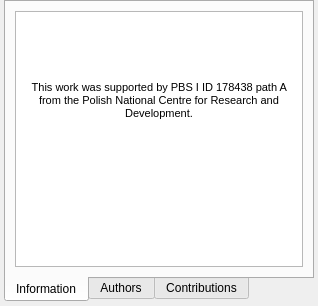
<?xml version="1.0" encoding="UTF-8"?>
<ui version="4.0">
 <class>AboutDialog</class>
 <widget class="QDialog" name="AboutDialog">
  <property name="geometry">
   <rect>
    <x>0</x>
    <y>0</y>
    <width>318</width>
    <height>306</height>
   </rect>
  </property>
  <property name="sizePolicy">
   <sizepolicy hsizetype="Fixed" vsizetype="Fixed">
    <horstretch>0</horstretch>
    <verstretch>0</verstretch>
   </sizepolicy>
  </property>
  <property name="windowTitle">
   <string>About</string>
  </property>
  <property name="modal">
   <bool>true</bool>
  </property>
  <layout class="QVBoxLayout" name="verticalLayout">
   <property name="spacing">
    <number>6</number>
   </property>
   <property name="leftMargin">
    <number>4</number>
   </property>
   <property name="topMargin">
    <number>0</number>
   </property>
   <property name="rightMargin">
    <number>4</number>
   </property>
   <property name="bottomMargin">
    <number>4</number>
   </property>
   <item>
    <widget class="QTabWidget" name="aboutContent">
     <property name="sizePolicy">
      <sizepolicy hsizetype="Preferred" vsizetype="Preferred">
       <horstretch>0</horstretch>
       <verstretch>0</verstretch>
      </sizepolicy>
     </property>
     <property name="minimumSize">
      <size>
       <width>310</width>
       <height>0</height>
      </size>
     </property>
     <property name="maximumSize">
      <size>
       <width>310</width>
       <height>16777215</height>
      </size>
     </property>
     <property name="tabPosition">
      <enum>QTabWidget::South</enum>
     </property>
     <property name="currentIndex">
      <number>0</number>
     </property>
     <widget class="QWidget" name="tab">
      <attribute name="title">
       <string>Information</string>
      </attribute>
      <layout class="QVBoxLayout" name="verticalLayout_4">
       <item>
        <widget class="QTextEdit" name="textEdit">
         <property name="enabled">
          <bool>true</bool>
         </property>
         <property name="readOnly">
          <bool>true</bool>
         </property>
         <property name="html">
          <string>&lt;!DOCTYPE HTML PUBLIC &quot;-//W3C//DTD HTML 4.0//EN&quot; &quot;http://www.w3.org/TR/REC-html40/strict.dtd&quot;&gt;
&lt;html&gt;&lt;head&gt;&lt;meta name=&quot;qrichtext&quot; content=&quot;1&quot; /&gt;&lt;style type=&quot;text/css&quot;&gt;
p, li { white-space: pre-wrap; }
&lt;/style&gt;&lt;/head&gt;&lt;body style=&quot; font-family:'MS Shell Dlg 2'; font-size:8.25pt; font-weight:400; font-style:normal;&quot;&gt;
&lt;p align=&quot;center&quot; style=&quot;-qt-paragraph-type:empty; margin-top:0px; margin-bottom:0px; margin-left:0px; margin-right:0px; -qt-block-indent:0; text-indent:0px;&quot;&gt;&lt;br /&gt;&lt;/p&gt;
&lt;p align=&quot;center&quot; style=&quot;-qt-paragraph-type:empty; margin-top:0px; margin-bottom:0px; margin-left:0px; margin-right:0px; -qt-block-indent:0; text-indent:0px;&quot;&gt;&lt;br /&gt;&lt;/p&gt;
&lt;p align=&quot;center&quot; style=&quot; margin-top:0px; margin-bottom:0px; margin-left:0px; margin-right:0px; -qt-block-indent:0; text-indent:0px;&quot;&gt;&lt;img src=&quot;:/mde/icons/logotypes.png&quot; /&gt;&lt;/p&gt;
&lt;p align=&quot;center&quot; style=&quot;-qt-paragraph-type:empty; margin-top:0px; margin-bottom:0px; margin-left:0px; margin-right:0px; -qt-block-indent:0; text-indent:0px; font-size:8pt;&quot;&gt;&lt;br /&gt;&lt;/p&gt;
&lt;p align=&quot;center&quot; style=&quot;-qt-paragraph-type:empty; margin-top:0px; margin-bottom:0px; margin-left:0px; margin-right:0px; -qt-block-indent:0; text-indent:0px; font-size:8pt;&quot;&gt;&lt;br /&gt;&lt;/p&gt;
&lt;p align=&quot;center&quot; style=&quot; margin-top:0px; margin-bottom:0px; margin-left:0px; margin-right:0px; -qt-block-indent:0; text-indent:0px;&quot;&gt;&lt;span style=&quot; font-size:8pt;&quot;&gt;This work was supported by PBS I ID 178438 path A from the Polish National Centre for Research and Development.&lt;/span&gt;&lt;/p&gt;&lt;/body&gt;&lt;/html&gt;</string>
         </property>
        </widget>
       </item>
      </layout>
     </widget>
     <widget class="QWidget" name="authors">
      <attribute name="title">
       <string>Authors</string>
      </attribute>
      <layout class="QVBoxLayout" name="verticalLayout_2">
       <property name="spacing">
        <number>0</number>
       </property>
       <property name="leftMargin">
        <number>0</number>
       </property>
       <property name="topMargin">
        <number>0</number>
       </property>
       <property name="rightMargin">
        <number>0</number>
       </property>
       <property name="bottomMargin">
        <number>0</number>
       </property>
       <item>
        <widget class="QTextBrowser" name="authorsBrowser">
         <property name="minimumSize">
          <size>
           <width>0</width>
           <height>0</height>
          </size>
         </property>
         <property name="maximumSize">
          <size>
           <width>16777215</width>
           <height>16777215</height>
          </size>
         </property>
         <property name="frameShape">
          <enum>QFrame::NoFrame</enum>
         </property>
         <property name="html">
          <string>&lt;!DOCTYPE HTML PUBLIC &quot;-//W3C//DTD HTML 4.0//EN&quot; &quot;http://www.w3.org/TR/REC-html40/strict.dtd&quot;&gt;
&lt;html&gt;&lt;head&gt;&lt;meta name=&quot;qrichtext&quot; content=&quot;1&quot; /&gt;&lt;style type=&quot;text/css&quot;&gt;
p, li { white-space: pre-wrap; }
&lt;/style&gt;&lt;/head&gt;&lt;body style=&quot; font-family:'MS Shell Dlg 2'; font-size:8.25pt; font-weight:400; font-style:normal;&quot;&gt;
&lt;ul style=&quot;margin-top: 0px; margin-bottom: 0px; margin-left: 0px; margin-right: 0px; -qt-list-indent: 1;&quot;&gt;&lt;li style=&quot; font-size:8pt;&quot; style=&quot; margin-top:12px; margin-bottom:0px; margin-left:0px; margin-right:0px; -qt-block-indent:0; text-indent:0px;&quot;&gt;&lt;span style=&quot; font-weight:600;&quot;&gt;Project manager&lt;/span&gt;&lt;/li&gt;
&lt;ul type=&quot;circle&quot; style=&quot;margin-top: 0px; margin-bottom: 0px; margin-left: 0px; margin-right: 0px; -qt-list-indent: 2;&quot;&gt;&lt;li style=&quot; font-size:8pt;&quot; style=&quot; margin-top:0px; margin-bottom:0px; margin-left:0px; margin-right:0px; -qt-block-indent:0; text-indent:0px;&quot;&gt;Konrad Wojciechowski&lt;/li&gt;&lt;/ul&gt;
&lt;li style=&quot; font-size:8pt;&quot; style=&quot; margin-top:0px; margin-bottom:0px; margin-left:0px; margin-right:0px; -qt-block-indent:0; text-indent:0px;&quot;&gt;&lt;span style=&quot; font-weight:600;&quot;&gt;Technical manager&lt;/span&gt;&lt;/li&gt;
&lt;ul type=&quot;circle&quot; style=&quot;margin-top: 0px; margin-bottom: 0px; margin-left: 0px; margin-right: 0px; -qt-list-indent: 2;&quot;&gt;&lt;li style=&quot; font-size:8pt;&quot; style=&quot; margin-top:0px; margin-bottom:0px; margin-left:0px; margin-right:0px; -qt-block-indent:0; text-indent:0px;&quot;&gt;Marek Kulbacki&lt;/li&gt;&lt;/ul&gt;
&lt;li style=&quot; font-size:8pt;&quot; style=&quot; margin-top:0px; margin-bottom:0px; margin-left:0px; margin-right:0px; -qt-block-indent:0; text-indent:0px;&quot;&gt;&lt;span style=&quot; font-weight:600;&quot;&gt;Software&lt;/span&gt;&lt;/li&gt;
&lt;ul type=&quot;circle&quot; style=&quot;margin-top: 0px; margin-bottom: 0px; margin-left: 0px; margin-right: 0px; -qt-list-indent: 2;&quot;&gt;&lt;li style=&quot; font-size:8pt;&quot; style=&quot; margin-top:0px; margin-bottom:0px; margin-left:0px; margin-right:0px; -qt-block-indent:0; text-indent:0px;&quot;&gt;Mateusz Janiak&lt;/li&gt;
&lt;li style=&quot; font-size:8pt;&quot; style=&quot; margin-top:0px; margin-bottom:0px; margin-left:0px; margin-right:0px; -qt-block-indent:0; text-indent:0px;&quot;&gt;Wojciech Knieć&lt;/li&gt;
&lt;li style=&quot; font-size:8pt;&quot; style=&quot; margin-top:0px; margin-bottom:0px; margin-left:0px; margin-right:0px; -qt-block-indent:0; text-indent:0px;&quot;&gt;Kamil Wereszczyński&lt;/li&gt;
&lt;li style=&quot; font-size:8pt;&quot; style=&quot; margin-top:0px; margin-bottom:0px; margin-left:0px; margin-right:0px; -qt-block-indent:0; text-indent:0px;&quot;&gt;Piotr Gwiazdowski&lt;/li&gt;
&lt;li style=&quot; font-size:8pt;&quot; style=&quot; margin-top:0px; margin-bottom:0px; margin-left:0px; margin-right:0px; -qt-block-indent:0; text-indent:0px;&quot;&gt;Michał Sachajko&lt;/li&gt;
&lt;li style=&quot; font-size:8pt;&quot; style=&quot; margin-top:0px; margin-bottom:0px; margin-left:0px; margin-right:0px; -qt-block-indent:0; text-indent:0px;&quot;&gt;Adam Gudyś&lt;/li&gt;&lt;/ul&gt;
&lt;li style=&quot; font-size:8pt;&quot; style=&quot; margin-top:0px; margin-bottom:0px; margin-left:0px; margin-right:0px; -qt-block-indent:0; text-indent:0px;&quot;&gt;&lt;span style=&quot; font-weight:600;&quot;&gt;Database&lt;/span&gt;&lt;/li&gt;
&lt;ul type=&quot;circle&quot; style=&quot;margin-top: 0px; margin-bottom: 0px; margin-left: 0px; margin-right: 0px; -qt-list-indent: 2;&quot;&gt;&lt;li style=&quot; font-size:8pt;&quot; style=&quot; margin-top:0px; margin-bottom:0px; margin-left:0px; margin-right:0px; -qt-block-indent:0; text-indent:0px;&quot;&gt;Piotr Habela&lt;/li&gt;
&lt;li style=&quot; font-size:8pt;&quot; style=&quot; margin-top:0px; margin-bottom:0px; margin-left:0px; margin-right:0px; -qt-block-indent:0; text-indent:0px;&quot;&gt;Wiktor Filipowicz&lt;/li&gt;&lt;/ul&gt;
&lt;li style=&quot; font-size:8pt;&quot; style=&quot; margin-top:0px; margin-bottom:0px; margin-left:0px; margin-right:0px; -qt-block-indent:0; text-indent:0px;&quot;&gt;&lt;span style=&quot; font-weight:600;&quot;&gt;External consultant&lt;/span&gt;&lt;/li&gt;&lt;/ul&gt;
&lt;ul type=&quot;circle&quot; style=&quot;margin-top: 0px; margin-bottom: 0px; margin-left: 0px; margin-right: 0px; -qt-list-indent: 2;&quot;&gt;&lt;li style=&quot; font-size:8pt;&quot; style=&quot; margin-top:0px; margin-bottom:0px; margin-left:0px; margin-right:0px; -qt-block-indent:0; text-indent:0px;&quot;&gt;Jakub Segen&lt;/li&gt;&lt;/ul&gt;&lt;/body&gt;&lt;/html&gt;</string>
         </property>
         <property name="openLinks">
          <bool>false</bool>
         </property>
        </widget>
       </item>
      </layout>
     </widget>
     <widget class="QWidget" name="contributions">
      <attribute name="title">
       <string>Contributions</string>
      </attribute>
      <layout class="QVBoxLayout" name="verticalLayout_3">
       <property name="spacing">
        <number>0</number>
       </property>
       <property name="leftMargin">
        <number>0</number>
       </property>
       <property name="topMargin">
        <number>0</number>
       </property>
       <property name="rightMargin">
        <number>0</number>
       </property>
       <property name="bottomMargin">
        <number>0</number>
       </property>
       <item>
        <widget class="QTextBrowser" name="contributionsBrowser">
         <property name="acceptDrops">
          <bool>false</bool>
         </property>
         <property name="frameShape">
          <enum>QFrame::NoFrame</enum>
         </property>
         <property name="html">
          <string>&lt;!DOCTYPE HTML PUBLIC &quot;-//W3C//DTD HTML 4.0//EN&quot; &quot;http://www.w3.org/TR/REC-html40/strict.dtd&quot;&gt;
&lt;html&gt;&lt;head&gt;&lt;meta name=&quot;qrichtext&quot; content=&quot;1&quot; /&gt;&lt;style type=&quot;text/css&quot;&gt;
p, li { white-space: pre-wrap; }
&lt;/style&gt;&lt;/head&gt;&lt;body style=&quot; font-family:'MS Shell Dlg 2'; font-size:8.25pt; font-weight:400; font-style:normal;&quot;&gt;
&lt;ul style=&quot;margin-top: 0px; margin-bottom: 0px; margin-left: 0px; margin-right: 0px; -qt-list-indent: 1;&quot;&gt;&lt;li style=&quot; font-size:8pt;&quot; style=&quot; margin-top:12px; margin-bottom:0px; margin-left:0px; margin-right:0px; -qt-block-indent:0; text-indent:0px;&quot;&gt;&lt;span style=&quot; font-weight:600;&quot;&gt;Libraries&lt;/span&gt;&lt;/li&gt;&lt;/ul&gt;
&lt;ul type=&quot;circle&quot; style=&quot;margin-top: 0px; margin-bottom: 0px; margin-left: 0px; margin-right: 0px; -qt-list-indent: 2;&quot;&gt;&lt;li style=&quot; font-size:8pt;&quot; style=&quot; margin-top:0px; margin-bottom:0px; margin-left:0px; margin-right:0px; -qt-block-indent:0; text-indent:0px;&quot;&gt;Qt&lt;/li&gt;
&lt;li style=&quot; font-size:8pt;&quot; style=&quot; margin-top:0px; margin-bottom:0px; margin-left:0px; margin-right:0px; -qt-block-indent:0; text-indent:0px;&quot;&gt;Open Scene Graph&lt;/li&gt;
&lt;li style=&quot; font-size:8pt;&quot; style=&quot; margin-top:0px; margin-bottom:0px; margin-left:0px; margin-right:0px; -qt-block-indent:0; text-indent:0px;&quot;&gt;SQLite/SqlCipher&lt;/li&gt;
&lt;li style=&quot; font-size:8pt;&quot; style=&quot; margin-top:0px; margin-bottom:0px; margin-left:0px; margin-right:0px; -qt-block-indent:0; text-indent:0px;&quot;&gt;QWT&lt;/li&gt;
&lt;li style=&quot; font-size:8pt;&quot; style=&quot; margin-top:0px; margin-bottom:0px; margin-left:0px; margin-right:0px; -qt-block-indent:0; text-indent:0px;&quot;&gt;QuaZip&lt;/li&gt;
&lt;li style=&quot; font-size:8pt;&quot; style=&quot; margin-top:0px; margin-bottom:0px; margin-left:0px; margin-right:0px; -qt-block-indent:0; text-indent:0px;&quot;&gt;zLib&lt;/li&gt;
&lt;li style=&quot; font-size:8pt;&quot; style=&quot; margin-top:0px; margin-bottom:0px; margin-left:0px; margin-right:0px; -qt-block-indent:0; text-indent:0px;&quot;&gt;OpenThreads&lt;/li&gt;
&lt;li style=&quot; font-size:8pt;&quot; style=&quot; margin-top:0px; margin-bottom:0px; margin-left:0px; margin-right:0px; -qt-block-indent:0; text-indent:0px;&quot;&gt;Boost&lt;/li&gt;
&lt;li style=&quot; font-size:8pt;&quot; style=&quot; margin-top:0px; margin-bottom:0px; margin-left:0px; margin-right:0px; -qt-block-indent:0; text-indent:0px;&quot;&gt;cURL&lt;/li&gt;
&lt;li style=&quot; font-size:8pt;&quot; style=&quot; margin-top:0px; margin-bottom:0px; margin-left:0px; margin-right:0px; -qt-block-indent:0; text-indent:0px;&quot;&gt;FFmpeg&lt;/li&gt;
&lt;li style=&quot; font-size:8pt;&quot; style=&quot; margin-top:0px; margin-bottom:0px; margin-left:0px; margin-right:0px; -qt-block-indent:0; text-indent:0px;&quot;&gt;log4cxx&lt;/li&gt;
&lt;li style=&quot; font-size:8pt;&quot; style=&quot; margin-top:0px; margin-bottom:0px; margin-left:0px; margin-right:0px; -qt-block-indent:0; text-indent:0px;&quot;&gt;TinyXml2&lt;/li&gt;
&lt;li style=&quot; font-size:8pt;&quot; style=&quot; margin-top:0px; margin-bottom:0px; margin-left:0px; margin-right:0px; -qt-block-indent:0; text-indent:0px;&quot;&gt;wsdlpull&lt;/li&gt;
&lt;li style=&quot; font-size:8pt;&quot; style=&quot; margin-top:0px; margin-bottom:0px; margin-left:0px; margin-right:0px; -qt-block-indent:0; text-indent:0px;&quot;&gt;OpenSSL&lt;/li&gt;&lt;/ul&gt;
&lt;ul style=&quot;margin-top: 0px; margin-bottom: 0px; margin-left: 0px; margin-right: 0px; -qt-list-indent: 1;&quot;&gt;&lt;li style=&quot; font-size:8pt;&quot; style=&quot; margin-top:12px; margin-bottom:0px; margin-left:0px; margin-right:0px; -qt-block-indent:0; text-indent:0px;&quot;&gt;&lt;span style=&quot; font-weight:600;&quot;&gt;Resources&lt;/span&gt;&lt;/li&gt;&lt;/ul&gt;
&lt;ul type=&quot;circle&quot; style=&quot;margin-top: 0px; margin-bottom: 0px; margin-left: 0px; margin-right: 0px; -qt-list-indent: 2;&quot;&gt;&lt;li style=&quot; font-size:8pt;&quot; style=&quot; margin-top:0px; margin-bottom:0px; margin-left:0px; margin-right:0px; -qt-block-indent:0; text-indent:0px;&quot;&gt;simpleicon.com&lt;/li&gt;&lt;/ul&gt;
&lt;p style=&quot;-qt-paragraph-type:empty; margin-top:0px; margin-bottom:0px; margin-left:0px; margin-right:0px; -qt-block-indent:1; text-indent:0px; font-size:8pt;&quot;&gt;&lt;br /&gt;&lt;/p&gt;&lt;/body&gt;&lt;/html&gt;</string>
         </property>
         <property name="openLinks">
          <bool>false</bool>
         </property>
        </widget>
       </item>
      </layout>
     </widget>
    </widget>
   </item>
  </layout>
 </widget>
 <resources>
  <include location="MdeViewIcons.qrc"/>
  <include location="MdeViewIcons.qrc"/>
 </resources>
 <connections/>
</ui>
